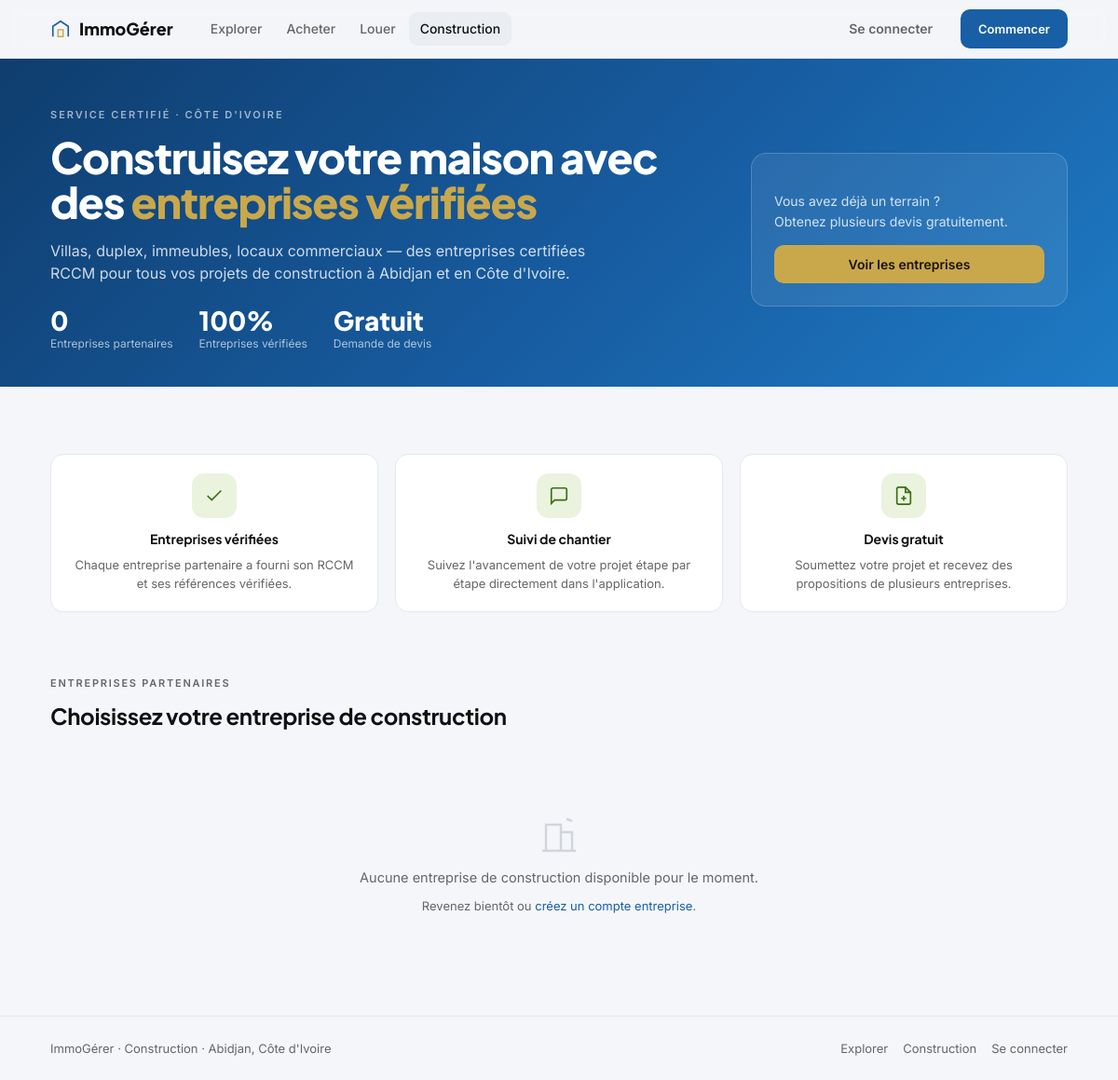
The app's page /construction/, older data.
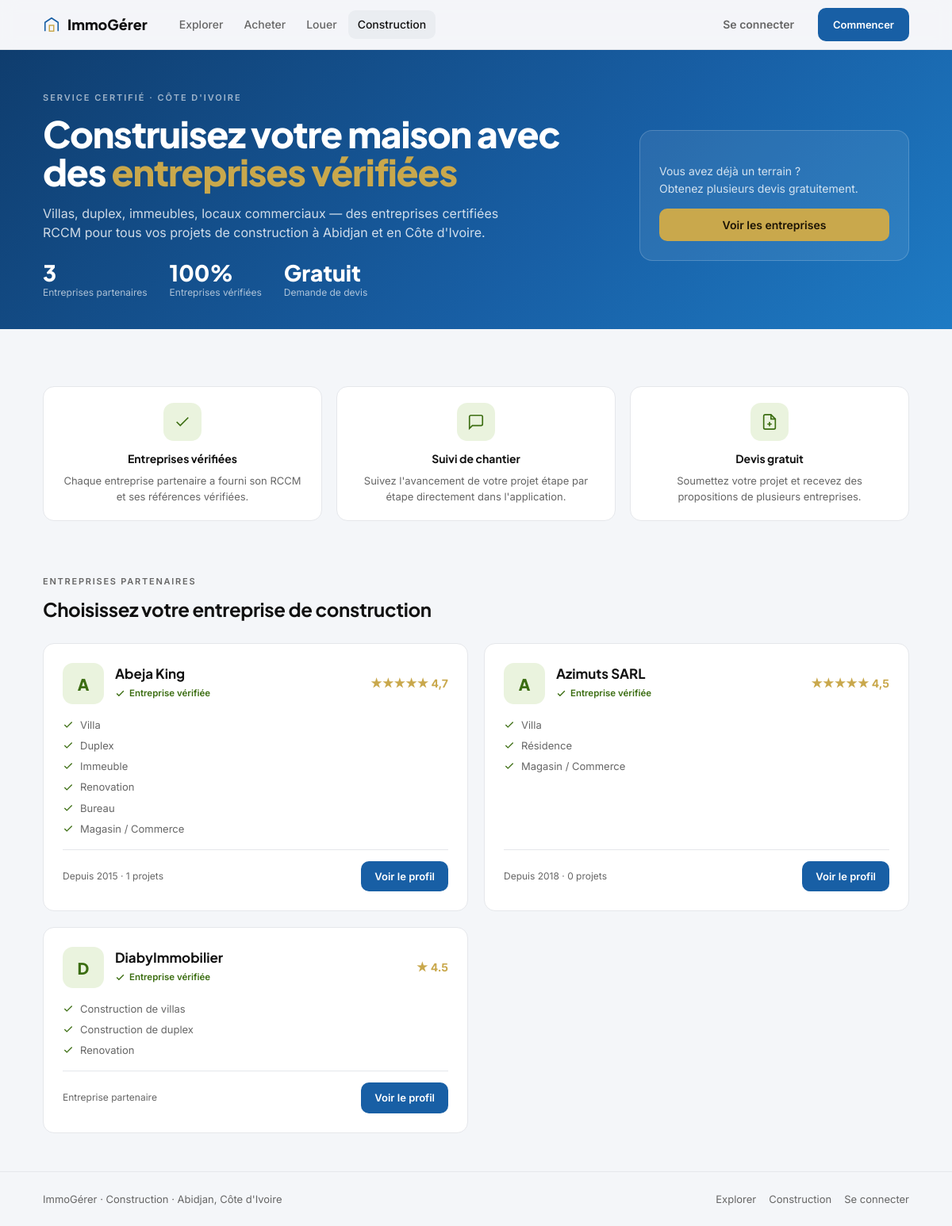
The same page, newer data.
### utilisateurs/models.py (models this page shows, shortened)
class Company(models.Model):
    name = models.CharField(max_length=255)
    types = models.JSONField(default=list, blank=True)
    date_creation = models.DateTimeField(auto_now_add=True)
    description = models.TextField(blank=True, null=True)
    adresse = models.CharField(max_length=255, blank=True, null=True)
    ville = models.CharField(max_length=100, blank=True, null=True)
    telephone = models.CharField(max_length=20, blank=True, null=True)
    email = models.EmailField(blank=True, null=True)
    logo = models.ImageField(upload_to='companies/logos/', blank=True, null=True)
    cover_image = models.ImageField(upload_to='companies/covers/', blank=True, null=True)
    facebook = models.URLField(blank=True, null=True)
    instagram = models.URLField(blank=True, null=True)
    latitude = models.FloatField(blank=True, null=True)
    longitude = models.FloatField(blank=True, null=True)
    horaires = models.JSONField(
        default=dict, blank=True,
        help_text="Ex: {'lundi': '08:00-18:00', 'dimanche': ''} — vide ou absent = fermé ce jour-là.",
    )
    disponible_maintenant = models.BooleanField(
        default=True,
        help_text="Décochez pour afficher « actuellement indisponible » même pendant vos horaires d'ouverture.",
    )
    delai_reponse_minutes = models.PositiveIntegerField(
        blank=True, null=True,
        help_text="Délai de réponse habituel affiché aux clients, en minutes (ex: 5, 60).",
    )
    JOURS_SEMAINE = ['lundi', 'mardi', 'mercredi', 'jeudi', 'vendredi', 'samedi', 'dimanche']
    numero_ncc = models.CharField(
        max_length=20, blank=True, default='',
        verbose_name="Numéro de Compte Contribuable (NCC)",
        help_text="Attribué par la DGI. Requis pour la certification FNE et comme identifiant vendeur.",
    )
    numero_rccm = models.CharField(
        max_length=30, blank=True, default='',
        verbose_name="Numéro RCCM",
        help_text="Registre du Commerce et du Crédit Mobilier — mention obligatoire OHADA (pied de page des factures).",
    )
    class Taxes(models.TextChoices):
        TVA = 'TVA', 'TVA normal 18%'
        TVAB = 'TVAB', 'TVA réduit 9%'
        TVAC = 'TVAC', 'Exonération conventionnelle 0%'
        TVAD = 'TVAD', 'Exonération légale 0%'
    taux_tva_loyer = models.CharField(
        max_length=4, choices=Taxes.choices, default=Taxes.TVAD,
        verbose_name="Régime TVA appliqué aux loyers",
        help_text="Code transmis à la FNE pour chaque facture de loyer. Par défaut : exonération légale "
                   "(traitement standard de la location nue à usage d'habitation) — à confirmer avec votre comptable.",
    )
    class Meta:
        verbose_name = 'Company'
        verbose_name_plural = 'Companies'

### construction/models.py (models this page shows, shortened)
class ProfilConstruction(models.Model):
    company = models.OneToOneField(Company, on_delete=models.CASCADE, related_name='profil_construction')
    description = models.TextField(blank=True)
    annee_creation = models.IntegerField(null=True, blank=True)
    nb_projets_realises = models.IntegerField(default=0)
    specialites = models.JSONField(default=list, blank=True)
    adresse = models.CharField(max_length=255, blank=True)
    telephone = models.CharField(max_length=20, blank=True)
    site_web = models.CharField(max_length=255, blank=True)
    note_moyenne = models.DecimalField(max_digits=3, decimal_places=1, default=4.5)
    class Meta:
        verbose_name = 'Profil construction'
        verbose_name_plural = 'Profils construction'

### construction/views.py (the view)
# urls.py: path('', views.liste_entreprises, name='liste'),
def liste_entreprises(request):
    data = []
    for c in Company.objects.prefetch_related('realisations').order_by('name'):
        if 'construction' in (c.types or []):
            profil = getattr(c, 'profil_construction', None)
            data.append({'company': c, 'profil': profil})
    return render(request, 'construction/liste.html', {'entreprises': data})

### templates/construction/liste.html (shortened to what the changed rows need)
<!DOCTYPE html>
<html lang="fr">
<head>
</head>
<body>
<section class="hero">
  <div class="wrap">
    <div class="hero-inner">
      <div>
        <h1>Construisez votre maison avec des <em>entreprises vérifiées</em></h1>
        <div class="hero-stats">
          <div class="hero-stat"><div class="val">{{ entreprises|length }}</div><div class="lab">Entreprises partenaires</div></div>
        </div>
      </div>
    </div>
  </div>
</section>
<section class="section" id="entreprises">
  <div class="wrap">
    {% if entreprises %}
    <div class="companies">
      {% for item in entreprises %}
      {% with c=item.company p=item.profil %}
      <div class="company-card">
        <div class="cc-head">
          <div class="cc-logo">{{ c.name|slice:":1" }}</div>
          <div>
            <div class="cc-name">{{ c.name }}</div>
            <div class="cc-verified"><svg viewBox="0 0 24 24"><path d="M20 6 9 17l-5-5"/></svg> Entreprise vérifiée</div>
          </div>
          <div class="cc-rating">
            {% if p %}{% with note=p.note_moyenne %}
            {% for i in "12345" %}{% if forloop.counter <= note|floatformat:"0"|add:"0" %}★{% else %}☆{% endif %}{% endfor %}
            {{ note }}
            {% endwith %}{% else %}★ 4.5{% endif %}
          </div>
        </div>
        <div class="cc-specs">
          {% if p and p.specialites %}
          {% for spec in p.specialites %}
          <div class="cc-spec"><svg viewBox="0 0 24 24"><path d="M20 6 9 17l-5-5"/></svg>{{ spec }}</div>
          {% endfor %}
          {% else %}
          <div class="cc-spec"><svg viewBox="0 0 24 24"><path d="M20 6 9 17l-5-5"/></svg>Construction de villas</div>
          <div class="cc-spec"><svg viewBox="0 0 24 24"><path d="M20 6 9 17l-5-5"/></svg>Construction de duplex</div>
          <div class="cc-spec"><svg viewBox="0 0 24 24"><path d="M20 6 9 17l-5-5"/></svg>Renovation</div>
          {% endif %}
        </div>
        <div class="cc-foot">
          <div class="cc-meta">
            {% if p and p.annee_creation %}Depuis {{ p.annee_creation }} · {% endif %}
            {% if p %}{{ p.nb_projets_realises }} projets{% else %}Entreprise partenaire{% endif %}
          </div>
          <a class="btn btn-primary" href="/construction/entreprise/{{ c.id }}/" style="font-size:13px;padding:8px 16px">Voir le profil</a>
        </div>
      </div>
      {% endwith %}
      {% endfor %}
    </div>
    {% else %}
    <div class="empty">
      <svg viewBox="0 0 24 24"><path d="M5 21V7h8v14M13 11h6v10M3 21h18M16 4l3 1"/></svg>
      <p>Aucune entreprise de construction disponible pour le moment.</p>
      <p style="margin-top:8px;font-size:13px">Revenez bientôt ou <a href="/accounts/login/" style="color:var(--primary)">créez un compte entreprise</a>.</p>
    </div>
    {% endif %}
  </div>
</section>
</body>
</html>

Row changes from the older to the newer data that the page shows:
added Company: company.name "A", company.name "Abeja King", specialites "Villa" "Duplex" "Immeuble" "Renovation" "Bureau" "Magasin / Commerce", profil.annee_creation "2015", profil.nb_projets_realises "1"
added ProfilConstruction: note_moyenne "4,7"
added Company: company.name "A", company.name "Azimuts SARL", specialites "Villa" "Résidence" "Magasin / Commerce", profil.annee_creation "2018", profil.nb_projets_realises "0"
added ProfilConstruction: note_moyenne "4,5"
added Company: company.name "D", company.name "DiabyImmobilier", shows "★ 4.5", shows "Construction de villas", shows "Entreprise partenaire"
Text that changed along with them:
{{ entreprises|length }}: "0" → "3"
text no longer shown: "Aucune entreprise de construction disponible pour le moment. Revenez bientôt ou créez un compte entreprise ."
